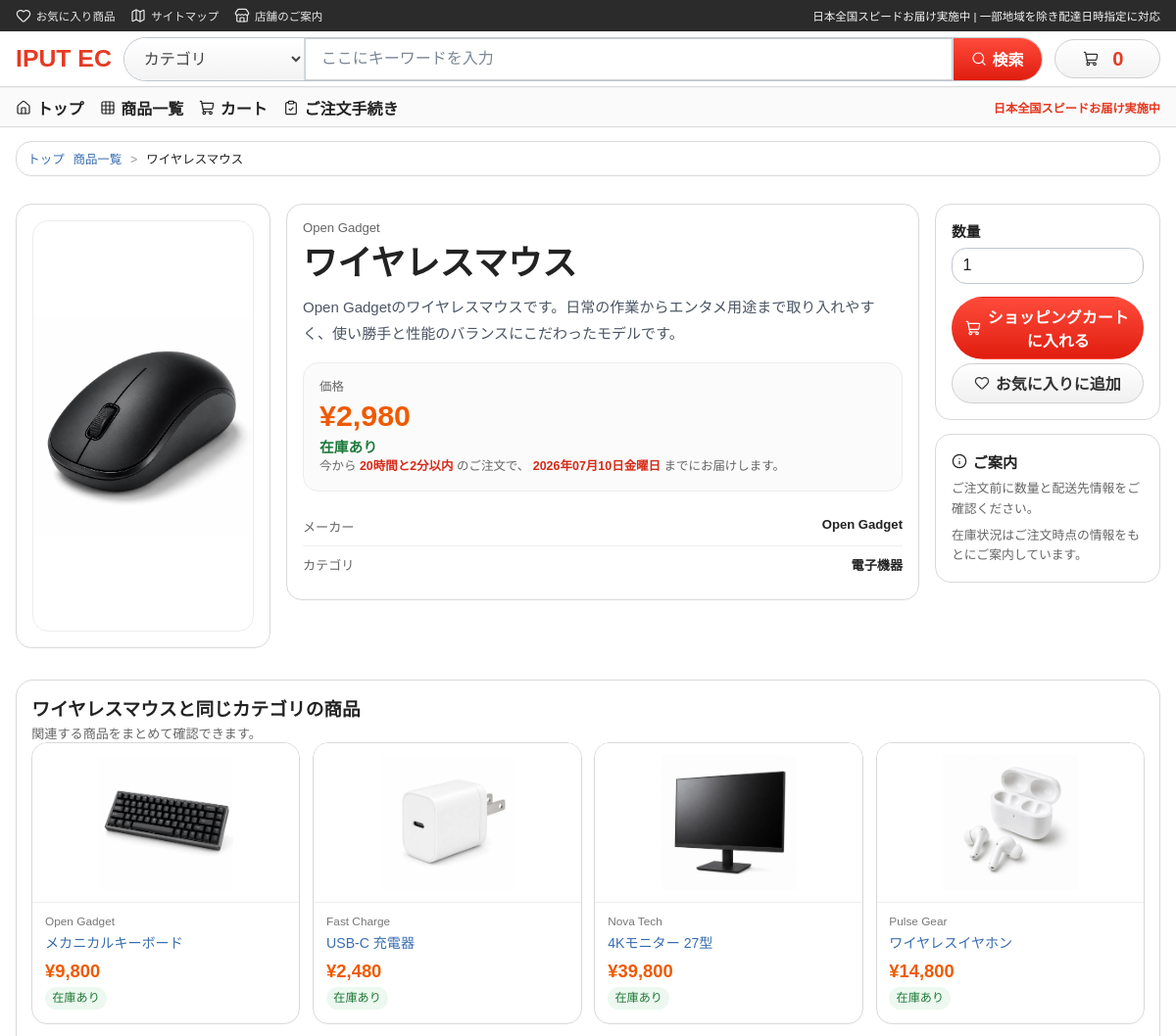
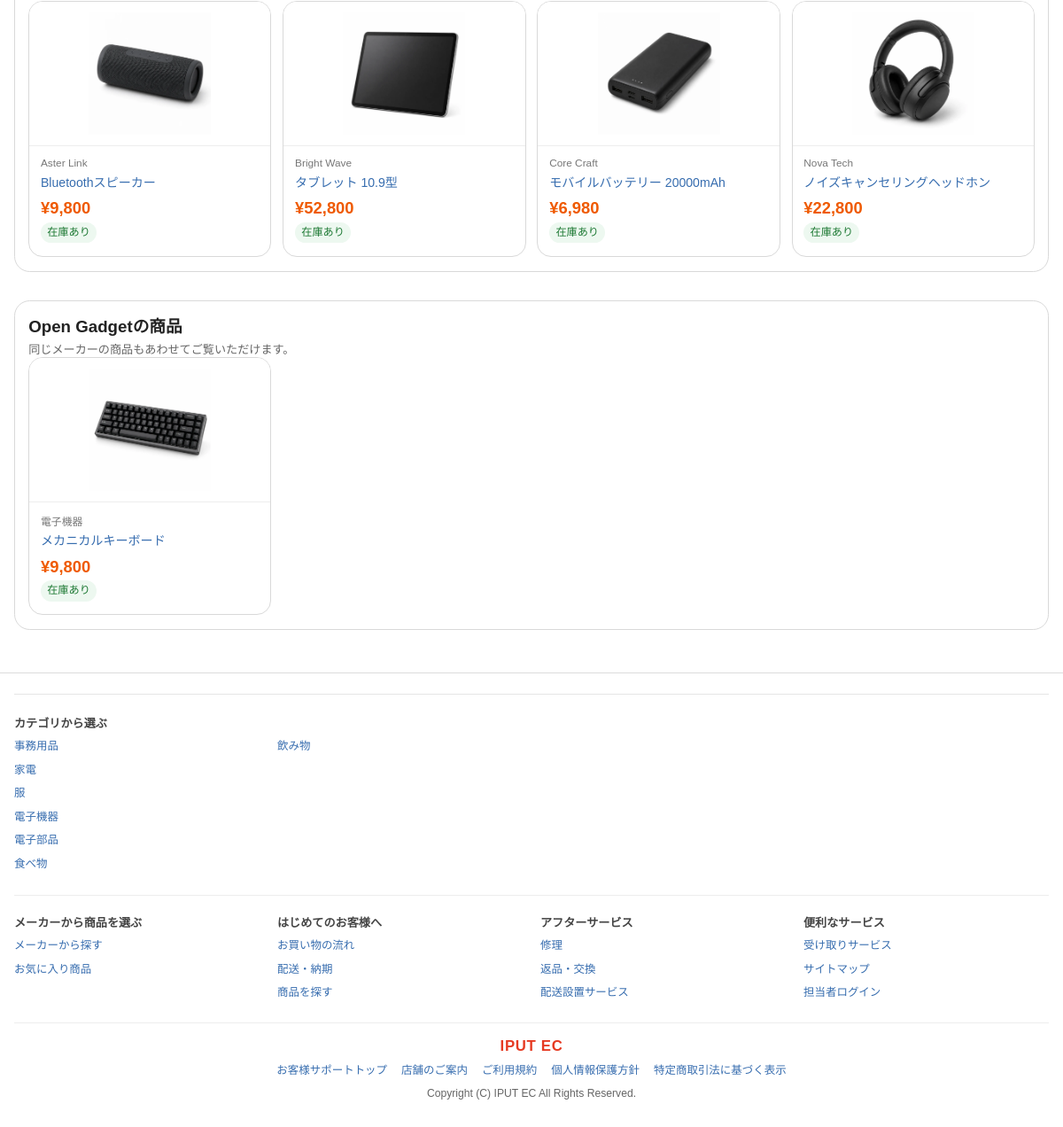
/products/1, run on the app's committed database (2 pictures, top to bottom).
### tables this page shows
CREATE TABLE products (
    id INTEGER PRIMARY KEY AUTOINCREMENT,
    product_no TEXT NOT NULL UNIQUE,
    name TEXT NOT NULL,
    description TEXT NOT NULL,
    price INTEGER NOT NULL,
    category TEXT NOT NULL,
    maker TEXT NOT NULL,
    image_path TEXT,
    sale_price INTEGER,
    sale_starts_at TEXT,
    sale_ends_at TEXT,
    available_from TEXT,
    available_until TEXT,
    stock_quantity_1 INTEGER NOT NULL DEFAULT 0,
    stock_quantity_2 INTEGER NOT NULL DEFAULT 0,
    created_at TEXT NOT NULL DEFAULT CURRENT_TIMESTAMP,
    updated_at TEXT NOT NULL DEFAULT CURRENT_TIMESTAMP
);

### app/Views/products/show.php (the view, shortened to what the rows shown need)
<?php
$placeholderImage = product_image_url('');
$favoriteProductIds = isset($favoriteProductIds) && is_array($favoriteProductIds) ? $favoriteProductIds : [];
$isFavorite = in_array((int) $product['id'], $favoriteProductIds, true);
$deliverySchedule = is_array($deliverySchedule ?? null) ? $deliverySchedule : [];
$deadlineLabel = product_delivery_deadline_label($deliverySchedule);
?>
<section class="market-product-detail-page">
    <div class="market-breadcrumb">
        <a href="<?= e(app_path('/')) ?>">トップ</a>
        <a href="<?= e(app_path('/products')) ?>">商品一覧</a>
        <span><?= e((string) $product['name']) ?></span>
    </div>
    <div class="market-detail-layout">
        <div class="market-detail-gallery">
            <div class="market-detail-image-frame">
                <img
                    src="<?= e((string) $product['image_url']) ?>"
                    alt="<?= e((string) $product['name']) ?>"
                    data-fallback-src="<?= e($placeholderImage) ?>"
                >
            </div>
        </div>
        <div class="market-detail-main">
            <p class="market-detail-maker"><?= e((string) $product['maker']) ?></p>
            <h1><?= e((string) $product['name']) ?></h1>
            <p class="market-detail-copy"><?= nl2br(e((string) ($product['description'] ?? ''))) ?></p>
            <div class="market-detail-price-box">
                <p class="market-detail-price-label">価格</p>
                <p class="market-detail-price">
                    ¥<?= number_format((int) $product['price']) ?>
                </p>
                <p class="market-detail-delivery <?= e((string) $product['availability_class']) ?>">
                    <?= e((string) $product['availability_label']) ?>
                </p>
                <?php if (($deliverySchedule['summary_type'] ?? '') === 'orderable'): ?>
                    <p class="market-detail-delivery-note market-detail-delivery-note-strong">
                        <?php if (!empty($deliverySchedule['supports_same_day'])): ?>
                            今から
                            <span class="market-detail-delivery-emphasis"><?= e($deadlineLabel) ?></span>
                            のご注文で、
                            <span class="market-detail-delivery-emphasis">本日中に</span>
                            お届けします。
                        <?php else: ?>
                            今から
                            <span class="market-detail-delivery-emphasis"><?= e($deadlineLabel) ?></span>
                            のご注文で、
                            <span class="market-detail-delivery-emphasis"><?= e((string) ($deliverySchedule['arrival_date_label'] ?? '')) ?></span>
                            までにお届けします。
                        <?php endif; ?>
                    </p>
                <?php else: ?>
                    <p class="market-detail-delivery-note"><?= e((string) ($deliverySchedule['summary_text'] ?? '')) ?></p>
                <?php endif; ?>
            </div>
            <dl class="market-detail-specs">
                <div>
                    <dt>メーカー</dt>
                    <dd><?= e((string) $product['maker']) ?></dd>
                </div>
                <div>
                    <dt>カテゴリ</dt>
                    <dd><?= e((string) $product['category']) ?></dd>
                </div>
            </dl>
        </div>
        <aside class="market-detail-buy-rail">
            <div class="market-detail-buy-card">
                <?php if (!empty($product['is_orderable'])): ?>
                    <form class="market-detail-buy-form" method="post" action="<?= e(app_path('/cart/add')) ?>">
                        <div class="form-field">
                            <label for="detail-qty">数量</label>
                            <input id="detail-qty" type="number" name="quantity" min="1" value="1" inputmode="numeric">
                        </div>
                        <button class="button-link button-submit button-full" type="submit">
                            <i data-lucide="shopping-cart" aria-hidden="true"></i>
                            ショッピングカートに入れる
                        </button>
                    </form>
                    <form class="market-favorite-form" method="post" action="<?= e(app_path($isFavorite ? '/favorites/remove' : '/favorites/add')) ?>">
                        <button class="button-link button-secondary button-full" type="submit">
                            <i data-lucide="<?= $isFavorite ? 'heart-off' : 'heart' ?>" aria-hidden="true"></i>
                            <?= $isFavorite ? 'お気に入りから外す' : 'お気に入りに追加' ?>
                        </button>
                    </form>
                <?php else: ?>
                    <p class="market-stock-copy status-ng">現在在庫がないため、カートに追加できません。</p>
                <?php endif; ?>
            </div>
            <div class="market-detail-note-card">
                <h2><i data-lucide="info" aria-hidden="true"></i>ご案内</h2>
                <p>ご注文前に数量と配送先情報をご確認ください。</p>
                <p>在庫状況はご注文時点の情報をもとにご案内しています。</p>
            </div>
        </aside>
    </div>
    <section class="market-merch-section">
        <div class="market-merch-header">
            <div>
                <h3><?= e((string) $product['name']) ?>と同じカテゴリの商品</h3>
                <p>関連する商品をまとめて確認できます。</p>
            </div>
        </div>
        <div class="market-product-row">
            <?php foreach ($relatedProducts as $relatedProduct): ?>
                <article class="market-product-card">
                    <a class="market-product-thumb" href="<?= e(app_path('/products/' . (string) $relatedProduct['id'])) ?>">
                        <img
                            src="<?= e((string) $relatedProduct['image_url']) ?>"
                            alt="<?= e((string) $relatedProduct['name']) ?>"
                            data-fallback-src="<?= e($placeholderImage) ?>"
                        >
                    </a>
                    <div class="market-product-body">
                        <p class="market-product-meta"><?= e((string) $relatedProduct['maker']) ?></p>
                        <a class="market-product-title" href="<?= e(app_path('/products/' . (string) $relatedProduct['id'])) ?>">
                            <?= e((string) $relatedProduct['name']) ?>
                        </a>
                        <p class="market-price-row">
                            ¥<?= number_format((int) $relatedProduct['price']) ?>
                        </p>
                        <p class="market-stock-copy <?= e((string) $relatedProduct['availability_class']) ?>">
                            <?= e((string) $relatedProduct['availability_label']) ?>
                        </p>
                    </div>
                </article>
            <?php endforeach; ?>
        </div>
    </section>
    <?php if ($sameMakerProducts !== []): ?>
        <section class="market-merch-section">
            <div class="market-merch-header">
                <div>
                    <h3><?= e((string) $product['maker']) ?>の商品</h3>
                    <p>同じメーカーの商品もあわせてご覧いただけます。</p>
                </div>
            </div>
            <div class="market-product-row">
                <?php foreach ($sameMakerProducts as $makerProduct): ?>
                    <article class="market-product-card">
                        <a class="market-product-thumb" href="<?= e(app_path('/products/' . (string) $makerProduct['id'])) ?>">
                            <img
                                src="<?= e((string) $makerProduct['image_url']) ?>"
                                alt="<?= e((string) $makerProduct['name']) ?>"
                                data-fallback-src="<?= e($placeholderImage) ?>"
                            >
                        </a>
                        <div class="market-product-body">
                            <p class="market-product-meta"><?= e((string) $makerProduct['category']) ?></p>
                            <a class="market-product-title" href="<?= e(app_path('/products/' . (string) $makerProduct['id'])) ?>">
                                <?= e((string) $makerProduct['name']) ?>
                            </a>
                            <p class="market-price-row">
                                ¥<?= number_format((int) $makerProduct['price']) ?>
                            </p>
                            <p class="market-stock-copy <?= e((string) $makerProduct['availability_class']) ?>">
                                <?= e((string) $makerProduct['availability_label']) ?>
                            </p>
                        </div>
                    </article>
                <?php endforeach; ?>
            </div>
        </section>
    <?php endif; ?>
</section>

### app/core/Router.php (shortened to what the rows shown need)
<?php
class Router
{
    private array $routes = [];
    public function dispatch(string $method, string $uri): void
    {
        $path = $this->normalizePath(parse_url($uri, PHP_URL_PATH) ?: '/');
        $path = $this->stripBasePath($path);
        foreach ($this->routes[$method] ?? [] as $routePath => $routeAction) {
            if (!str_contains($routePath, '{')) {
                continue;
            }
            $params = $this->matchDynamicRoute($routePath, $path);
            if ($params !== null) {
                $this->invoke($routeAction, $params);
                return;
            }
        }
    }
    private function addRoute(string $method, string $path, callable|array $action): void
    {
        $this->routes[$method][$this->normalizePath($path)] = $action;
    }
    private function normalizePath(string $path): string
    {
        if ($path === '' || $path === '/') {
            return '/';
        }
        return '/' . trim($path, '/');
    }
    private function stripBasePath(string $path): string
    {
        $basePath = function_exists('app_base_path') ? app_base_path() : '';
        if ($basePath === '' || ($path !== $basePath && !str_starts_with($path, $basePath . '/'))) {
            return $path;
        }
        $path = substr($path, strlen($basePath));
        return $path === '' ? '/' : $this->normalizePath($path);
    }
    private function matchDynamicRoute(string $routePath, string $requestPath): ?array
    {
        $segments = explode('/', trim($routePath, '/'));
        $regexSegments = [];
        foreach ($segments as $segment) {
            if (preg_match('/^\{[a-zA-Z_][a-zA-Z0-9_]*\}$/', $segment) === 1) {
                $regexSegments[] = '([^\/]+)';
                continue;
            }
            $regexSegments[] = preg_quote($segment, '/');
        }
        $patternBody = $regexSegments === [] ? '' : '\/' . implode('\/', $regexSegments);
        $pattern = '/^' . $patternBody . '$/';
        if (!preg_match($pattern, $requestPath, $matches)) {
            return null;
        }
        array_shift($matches);
        return array_map('rawurldecode', array_values($matches));
    }
    private function invoke(callable|array $action, array $params = []): void
    {
        if (is_array($action)) {
            [$controllerClass, $controllerMethod] = $action;
            $controller = new $controllerClass();
            $controller->{$controllerMethod}(...$params);
            return;
        }
    }
}

### data on the page
products: name "ワイヤレスマウス", maker "Open Gadget", description "Open Gadgetのワイヤレスマウスです。日常の作業からエンタメ用途まで取り入れやすく、使い勝手と性能のバランスにこだわったモデルです。", price "2,980", category "電子機器"
products: shows a picture, maker "Open Gadget", name "メカニカルキーボード", price "9,800", availability_label "在庫あり", category "電子機器"
products: shows a picture, maker "Fast Charge", name "USB-C 充電器", price "2,480", availability_label "在庫あり"
products: shows a picture, maker "Nova Tech", name "4Kモニター 27型", price "39,800", availability_label "在庫あり"
products: shows a picture, maker "Pulse Gear", name "ワイヤレスイヤホン", price "14,800", availability_label "在庫あり"
products: shows a picture, maker "Aster Link", name "Bluetoothスピーカー", price "9,800", availability_label "在庫あり"
products: shows a picture, maker "Bright Wave", name "タブレット 10.9型", price "52,800", availability_label "在庫あり"
products: shows a picture, maker "Core Craft", name "モバイルバッテリー 20000mAh", price "6,980", availability_label "在庫あり"
products: shows a picture, maker "Nova Tech", name "ノイズキャンセリングヘッドホン", price "22,800", availability_label "在庫あり"

### other printed values
$link['label'] "お気に入り商品"
$link['label'] "サイトマップ"
$link['label'] "店舗のご案内"
$label "事務用品"
$label "家電"
$label "服"
$label "電子機器"
$label "電子部品"
$label "食べ物"
$label "飲み物"
$column['heading'] "メーカーから商品を選ぶ"
$link['label'] "メーカーから探す"
$column['heading'] "はじめてのお客様へ"
$link['label'] "お買い物の流れ"
$link['label'] "配送・納期"
